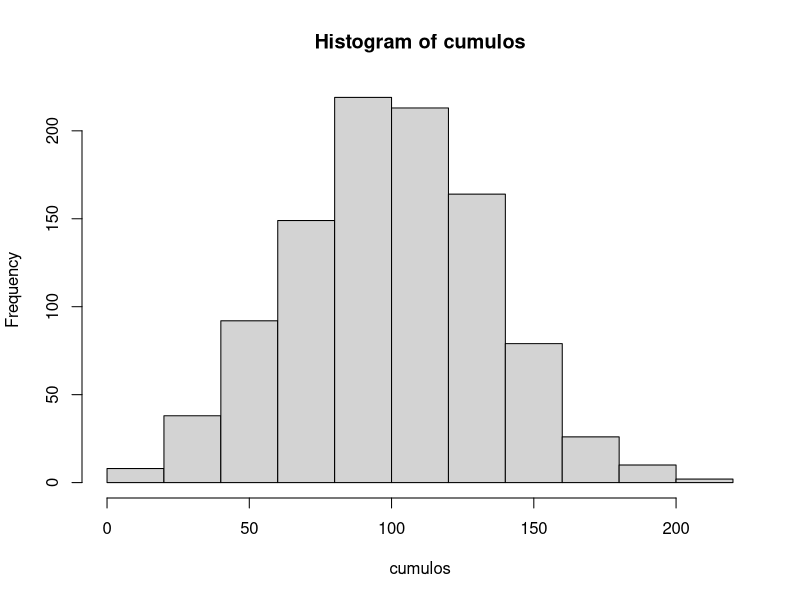
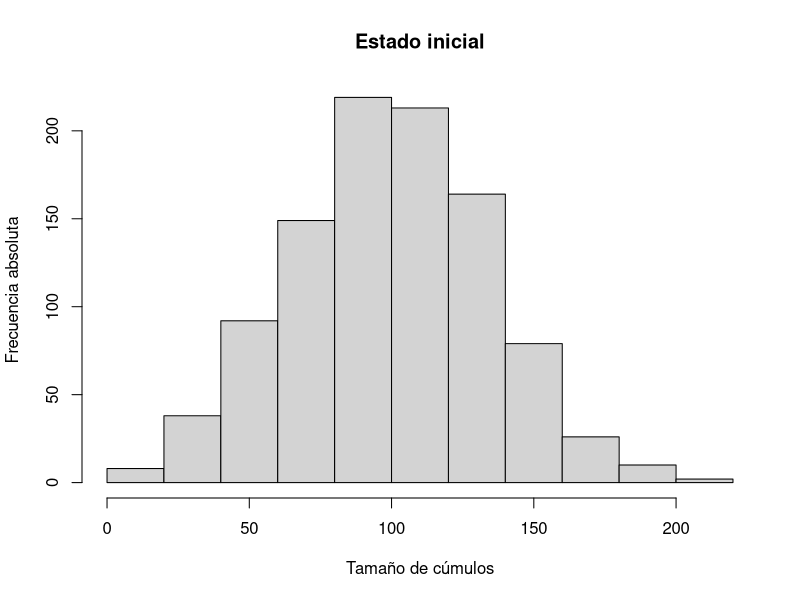

The R script that drew these images, in order:
k <- 1000
n <- 100000
eps <- 0.0000001
cumulos <- rnorm(k)
cumulos <- cumulos - min(cumulos) # ahora el menor vale cero
cumulos <- cumulos + eps # ahora el menor vale epsilon (chico)
cumulos <- cumulos / sum(cumulos) # ahora suman a uno
cumulos <- n * cumulos # ahora suman a n, pero son valores decimales
cumulos <- round(cumulos) # ahora son enteros
diferencia <- n - sum(cumulos) # por cuanto le hemos fallado
if (diferencia > 0) { # faltan particulas
    for (i in 1:diferencia) {
        p <- sample(1:k, 1) # elegimos uno al azar
        cumulos[p] <- cumulos[p] + 1 # agregamos particula
    }
} else if (diferencia < 0) { # sobran particulas
    while (diferencia < 0) {
        p <- sample(1:k, 1) # elegimos uno al azar
        if (cumulos[p] > 1) { # sin vaciar
            cumulos[p] <- cumulos[p] - 1 # restamos particula
            diferencia <- diferencia + 1
        }
    }
}
png("p8_init.png")
plot(hist(cumulos), main="Estado inicial",
     xlab="Tama\u{00f1}o de c\u{00fa}mulos", ylab="Frecuencia absoluta")
graphics.off()
